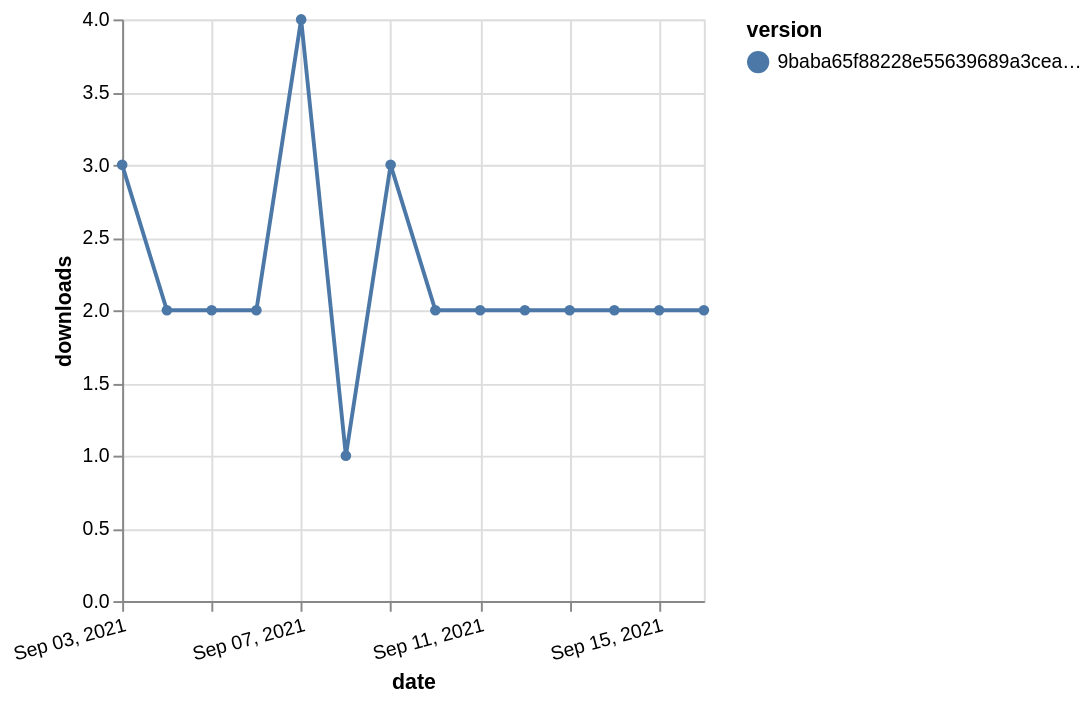

Vega-Lite specification for this chart:
### Vega-Lite specification from a JSON file in a GitHub repository (floating-point values rounded to 4 significant figures)
{"$schema": "https://vega.github.io/schema/vega-lite/v5.json", "description": "A simple bar chart with embedded data.", "data": {"values": [{"date": "2021-09-03", "total": 638, "delta": 3, "version": "9baba65f88228e55639689a3cea38dd150e6284f"}, {"date": "2021-09-04", "total": 640, "delta": 2, "version": "9baba65f88228e55639689a3cea38dd150e6284f"}, {"date": "2021-09-05", "total": 642, "delta": 2, "version": "9baba65f88228e55639689a3cea38dd150e6284f"}, {"date": "2021-09-06", "total": 644, "delta": 2, "version": "9baba65f88228e55639689a3cea38dd150e6284f"}, {"date": "2021-09-07", "total": 648, "delta": 4, "version": "9baba65f88228e55639689a3cea38dd150e6284f"}, {"date": "2021-09-08", "total": 649, "delta": 1, "version": "9baba65f88228e55639689a3cea38dd150e6284f"}, {"date": "2021-09-09", "total": 652, "delta": 3, "version": "9baba65f88228e55639689a3cea38dd150e6284f"}, {"date": "2021-09-10", "total": 654, "delta": 2, "version": "9baba65f88228e55639689a3cea38dd150e6284f"}, {"date": "2021-09-11", "total": 656, "delta": 2, "version": "9baba65f88228e55639689a3cea38dd150e6284f"}, {"date": "2021-09-12", "total": 658, "delta": 2, "version": "9baba65f88228e55639689a3cea38dd150e6284f"}, {"date": "2021-09-13", "total": 660, "delta": 2, "version": "9baba65f88228e55639689a3cea38dd150e6284f"}, {"date": "2021-09-14", "total": 662, "delta": 2, "version": "9baba65f88228e55639689a3cea38dd150e6284f"}, {"date": "2021-09-15", "total": 664, "delta": 2, "version": "9baba65f88228e55639689a3cea38dd150e6284f"}, {"date": "2021-09-16", "total": 666, "delta": 2, "version": "9baba65f88228e55639689a3cea38dd150e6284f"}]}, "width": "container", "mark": {"type": "line", "point": {"filled": true}}, "encoding": {"x": {"field": "date", "type": "temporal", "timeUnit": "yearmonthdate", "title": "date", "axis": {"labelAngle": -15}}, "y": {"field": "delta", "type": "quantitative", "title": "downloads"}, "color": {"field": "version", "type": "nominal"}, "tooltip": {"field": "delta"}}}
